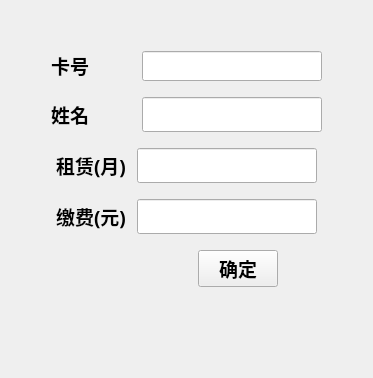
                <widget class="QWidget" name="page_8">
                 <layout class="QGridLayout" name="gridLayout_9">
                  <item row="1" column="0">
                   <spacer name="horizontalSpacer_12">
                    <property name="orientation">
                     <enum>Qt::Horizontal</enum>
                    </property>
                    <property name="sizeHint" stdset="0">
                     <size>
                      <width>40</width>
                      <height>20</height>
                     </size>
                    </property>
                   </spacer>
                  </item>
                  <item row="1" column="2">
                   <spacer name="horizontalSpacer_13">
                    <property name="orientation">
                     <enum>Qt::Horizontal</enum>
                    </property>
                    <property name="sizeHint" stdset="0">
                     <size>
                      <width>40</width>
                      <height>20</height>
                     </size>
                    </property>
                   </spacer>
                  </item>
                  <item row="1" column="1">
                   <layout class="QVBoxLayout" name="verticalLayout_4">
                    <item>
                     <layout class="QHBoxLayout" name="horizontalLayout_7">
                      <item>
                       <widget class="QLabel" name="label_6">
                        <property name="sizePolicy">
                         <sizepolicy hsizetype="Fixed" vsizetype="Preferred">
                          <horstretch>0</horstretch>
                          <verstretch>0</verstretch>
                         </sizepolicy>
                        </property>
                        <property name="minimumSize">
                         <size>
                          <width>85</width>
                          <height>0</height>
                         </size>
                        </property>
                        <property name="font">
                         <font>
                          <family>新宋体</family>
                          <pointsize>14</pointsize>
                          <weight>75</weight>
                          <bold>true</bold>
                         </font>
                        </property>
                        <property name="text">
                         <string>&lt;html&gt;&lt;head/&gt;&lt;body&gt;&lt;p&gt;卡号&lt;/p&gt;&lt;/body&gt;&lt;/html&gt;</string>
                        </property>
                       </widget>
                      </item>
                      <item>
                       <widget class="QLineEdit" name="lineEdit_4">
                        <property name="sizePolicy">
                         <sizepolicy hsizetype="Preferred" vsizetype="Fixed">
                          <horstretch>0</horstretch>
                          <verstretch>0</verstretch>
                         </sizepolicy>
                        </property>
                        <property name="minimumSize">
                         <size>
                          <width>0</width>
                          <height>30</height>
                         </size>
                        </property>
                        <property name="maximumSize">
                         <size>
                          <width>180</width>
                          <height>30</height>
                         </size>
                        </property>
                        <property name="font">
                         <font>
                          <family>新宋体</family>
                          <pointsize>14</pointsize>
                          <weight>75</weight>
                          <bold>true</bold>
                         </font>
                        </property>
                       </widget>
                      </item>
                     </layout>
                    </item>
                    <item>
                     <spacer name="horizontalSpacer_19">
                      <property name="orientation">
                       <enum>Qt::Horizontal</enum>
                      </property>
                      <property name="sizeHint" stdset="0">
                       <size>
                        <width>40</width>
                        <height>10</height>
                       </size>
                      </property>
                     </spacer>
                    </item>
                    <item>
                     <layout class="QHBoxLayout" name="horizontalLayout_8">
                      <item>
                       <widget class="QLabel" name="label_7">
                        <property name="sizePolicy">
                         <sizepolicy hsizetype="Fixed" vsizetype="Preferred">
                          <horstretch>0</horstretch>
                          <verstretch>0</verstretch>
                         </sizepolicy>
                        </property>
                        <property name="minimumSize">
                         <size>
                          <width>85</width>
                          <height>0</height>
                         </size>
                        </property>
                        <property name="font">
                         <font>
                          <family>新宋体</family>
                          <pointsize>14</pointsize>
                          <weight>75</weight>
                          <bold>true</bold>
                         </font>
                        </property>
                        <property name="text">
                         <string>&lt;html&gt;&lt;head/&gt;&lt;body&gt;&lt;p&gt;姓名&lt;/p&gt;&lt;/body&gt;&lt;/html&gt;</string>
                        </property>
                       </widget>
                      </item>
                      <item>
                       <widget class="QLineEdit" name="lineEdit_5">
                        <property name="sizePolicy">
                         <sizepolicy hsizetype="Expanding" vsizetype="Fixed">
                          <horstretch>0</horstretch>
                          <verstretch>0</verstretch>
                         </sizepolicy>
                        </property>
                        <property name="minimumSize">
                         <size>
                          <width>0</width>
                          <height>30</height>
                         </size>
                        </property>
                        <property name="maximumSize">
                         <size>
                          <width>180</width>
                          <height>16777215</height>
                         </size>
                        </property>
                        <property name="font">
                         <font>
                          <family>新宋体</family>
                          <pointsize>14</pointsize>
                          <weight>75</weight>
                          <bold>true</bold>
                         </font>
                        </property>
                       </widget>
                      </item>
                     </layout>
                    </item>
                    <item>
                     <spacer name="horizontalSpacer_20">
                      <property name="orientation">
                       <enum>Qt::Horizontal</enum>
                      </property>
                      <property name="sizeHint" stdset="0">
                       <size>
                        <width>40</width>
                        <height>10</height>
                       </size>
                      </property>
                     </spacer>
                    </item>
                    <item>
                     <layout class="QHBoxLayout" name="horizontalLayout_11">
                      <item>
                       <widget class="QLabel" name="label_10">
                        <property name="sizePolicy">
                         <sizepolicy hsizetype="Fixed" vsizetype="Preferred">
                          <horstretch>0</horstretch>
                          <verstretch>0</verstretch>
                         </sizepolicy>
                        </property>
                        <property name="font">
                         <font>
                          <family>新宋体</family>
                          <pointsize>14</pointsize>
                          <weight>75</weight>
                          <bold>true</bold>
                         </font>
                        </property>
                        <property name="text">
                         <string>&lt;html&gt;&lt;head/&gt;&lt;body&gt;&lt;p&gt;租赁(月)&lt;/p&gt;&lt;/body&gt;&lt;/html&gt;</string>
                        </property>
                       </widget>
                      </item>
                      <item>
                       <widget class="QLineEdit" name="lineEdit_8">
                        <property name="sizePolicy">
                         <sizepolicy hsizetype="Expanding" vsizetype="Fixed">
                          <horstretch>0</horstretch>
                          <verstretch>0</verstretch>
                         </sizepolicy>
                        </property>
                        <property name="minimumSize">
                         <size>
                          <width>0</width>
                          <height>30</height>
                         </size>
                        </property>
                        <property name="maximumSize">
                         <size>
                          <width>180</width>
                          <height>16777215</height>
                         </size>
                        </property>
                        <property name="font">
                         <font>
                          <family>新宋体</family>
                          <pointsize>14</pointsize>
                          <weight>75</weight>
                          <bold>true</bold>
                         </font>
                        </property>
                       </widget>
                      </item>
                     </layout>
                    </item>
                    <item>
                     <spacer name="horizontalSpacer_23">
                      <property name="orientation">
                       <enum>Qt::Horizontal</enum>
                      </property>
                      <property name="sizeType">
                       <enum>QSizePolicy::Expanding</enum>
                      </property>
                      <property name="sizeHint" stdset="0">
                       <size>
                        <width>40</width>
                        <height>10</height>
                       </size>
                      </property>
                     </spacer>
                    </item>
                    <item>
                     <layout class="QHBoxLayout" name="horizontalLayout_15">
                      <item>
                       <widget class="QLabel" name="label_14">
                        <property name="sizePolicy">
                         <sizepolicy hsizetype="Fixed" vsizetype="Preferred">
                          <horstretch>0</horstretch>
                          <verstretch>0</verstretch>
                         </sizepolicy>
                        </property>
                        <property name="font">
                         <font>
                          <family>新宋体</family>
                          <pointsize>14</pointsize>
                          <weight>75</weight>
                          <bold>true</bold>
                         </font>
                        </property>
                        <property name="text">
                         <string>&lt;html&gt;&lt;head/&gt;&lt;body&gt;&lt;p&gt;缴费(元)&lt;/p&gt;&lt;/body&gt;&lt;/html&gt;</string>
                        </property>
                       </widget>
                      </item>
                      <item>
                       <widget class="QLineEdit" name="lineEdit_12">
                        <property name="sizePolicy">
                         <sizepolicy hsizetype="Preferred" vsizetype="Fixed">
                          <horstretch>0</horstretch>
                          <verstretch>0</verstretch>
                         </sizepolicy>
                        </property>
                        <property name="minimumSize">
                         <size>
                          <width>0</width>
                          <height>30</height>
                         </size>
                        </property>
                        <property name="maximumSize">
                         <size>
                          <width>180</width>
                          <height>16777215</height>
                         </size>
                        </property>
                        <property name="font">
                         <font>
                          <family>新宋体</family>
                          <pointsize>14</pointsize>
                          <weight>75</weight>
                          <bold>true</bold>
                         </font>
                        </property>
                       </widget>
                      </item>
                     </layout>
                    </item>
                    <item>
                     <spacer name="horizontalSpacer_24">
                      <property name="orientation">
                       <enum>Qt::Horizontal</enum>
                      </property>
                      <property name="sizeHint" stdset="0">
                       <size>
                        <width>40</width>
                        <height>10</height>
                       </size>
                      </property>
                     </spacer>
                    </item>
                    <item>
                     <layout class="QHBoxLayout" name="horizontalLayout_23">
                      <item>
                       <widget class="QLabel" name="label_17">
                        <property name="text">
                         <string/>
                        </property>
                       </widget>
                      </item>
                      <item>
                       <spacer name="horizontalSpacer_40">
                        <property name="orientation">
                         <enum>Qt::Horizontal</enum>
                        </property>
                        <property name="sizeHint" stdset="0">
                         <size>
                          <width>40</width>
                          <height>20</height>
                         </size>
                        </property>
                       </spacer>
                      </item>
                      <item>
                       <spacer name="horizontalSpacer_41">
                        <property name="orientation">
                         <enum>Qt::Horizontal</enum>
                        </property>
                        <property name="sizeHint" stdset="0">
                         <size>
                          <width>40</width>
                          <height>20</height>
                         </size>
                        </property>
                       </spacer>
                      </item>
                      <item>
                       <spacer name="horizontalSpacer_43">
                        <property name="orientation">
                         <enum>Qt::Horizontal</enum>
                        </property>
                        <property name="sizeHint" stdset="0">
                         <size>
                          <width>40</width>
                          <height>20</height>
                         </size>
                        </property>
                       </spacer>
                      </item>
                      <item>
                       <widget class="QPushButton" name="pushButton_5">
                        <property name="sizePolicy">
                         <sizepolicy hsizetype="Fixed" vsizetype="Fixed">
                          <horstretch>0</horstretch>
                          <verstretch>0</verstretch>
                         </sizepolicy>
                        </property>
                        <property name="minimumSize">
                         <size>
                          <width>80</width>
                          <height>30</height>
                         </size>
                        </property>
                        <property name="maximumSize">
                         <size>
                          <width>80</width>
                          <height>16777215</height>
                         </size>
                        </property>
                        <property name="font">
                         <font>
                          <family>新宋体</family>
                          <pointsize>14</pointsize>
                          <weight>75</weight>
                          <bold>true</bold>
                         </font>
                        </property>
                        <property name="layoutDirection">
                         <enum>Qt::RightToLeft</enum>
                        </property>
                        <property name="autoFillBackground">
                         <bool>false</bool>
                        </property>
                        <property name="text">
                         <string>确定</string>
                        </property>
                       </widget>
                      </item>
                      <item>
                       <spacer name="horizontalSpacer_42">
                        <property name="orientation">
                         <enum>Qt::Horizontal</enum>
                        </property>
                        <property name="sizeHint" stdset="0">
                         <size>
                          <width>40</width>
                          <height>20</height>
                         </size>
                        </property>
                       </spacer>
                      </item>
                     </layout>
                    </item>
                   </layout>
                  </item>
                  <item row="0" column="1">
                   <spacer name="verticalSpacer_3">
                    <property name="orientation">
                     <enum>Qt::Vertical</enum>
                    </property>
                    <property name="sizeHint" stdset="0">
                     <size>
                      <width>20</width>
                      <height>40</height>
                     </size>
                    </property>
                   </spacer>
                  </item>
                  <item row="3" column="1">
                   <spacer name="verticalSpacer_4">
                    <property name="orientation">
                     <enum>Qt::Vertical</enum>
                    </property>
                    <property name="sizeHint" stdset="0">
                     <size>
                      <width>20</width>
                      <height>40</height>
                     </size>
                    </property>
                   </spacer>
                  </item>
                  <item row="2" column="1">
                   <spacer name="verticalSpacer_5">
                    <property name="orientation">
                     <enum>Qt::Vertical</enum>
                    </property>
                    <property name="sizeHint" stdset="0">
                     <size>
                      <width>20</width>
                      <height>40</height>
                     </size>
                    </property>
                   </spacer>
                  </item>
                 </layout>
                 <zorder>horizontalSpacer_13</zorder>
                 <zorder>horizontalSpacer_12</zorder>
                 <zorder>verticalSpacer_3</zorder>
                 <zorder>verticalSpacer_4</zorder>
                 <zorder>verticalSpacer_5</zorder>
                </widget>
